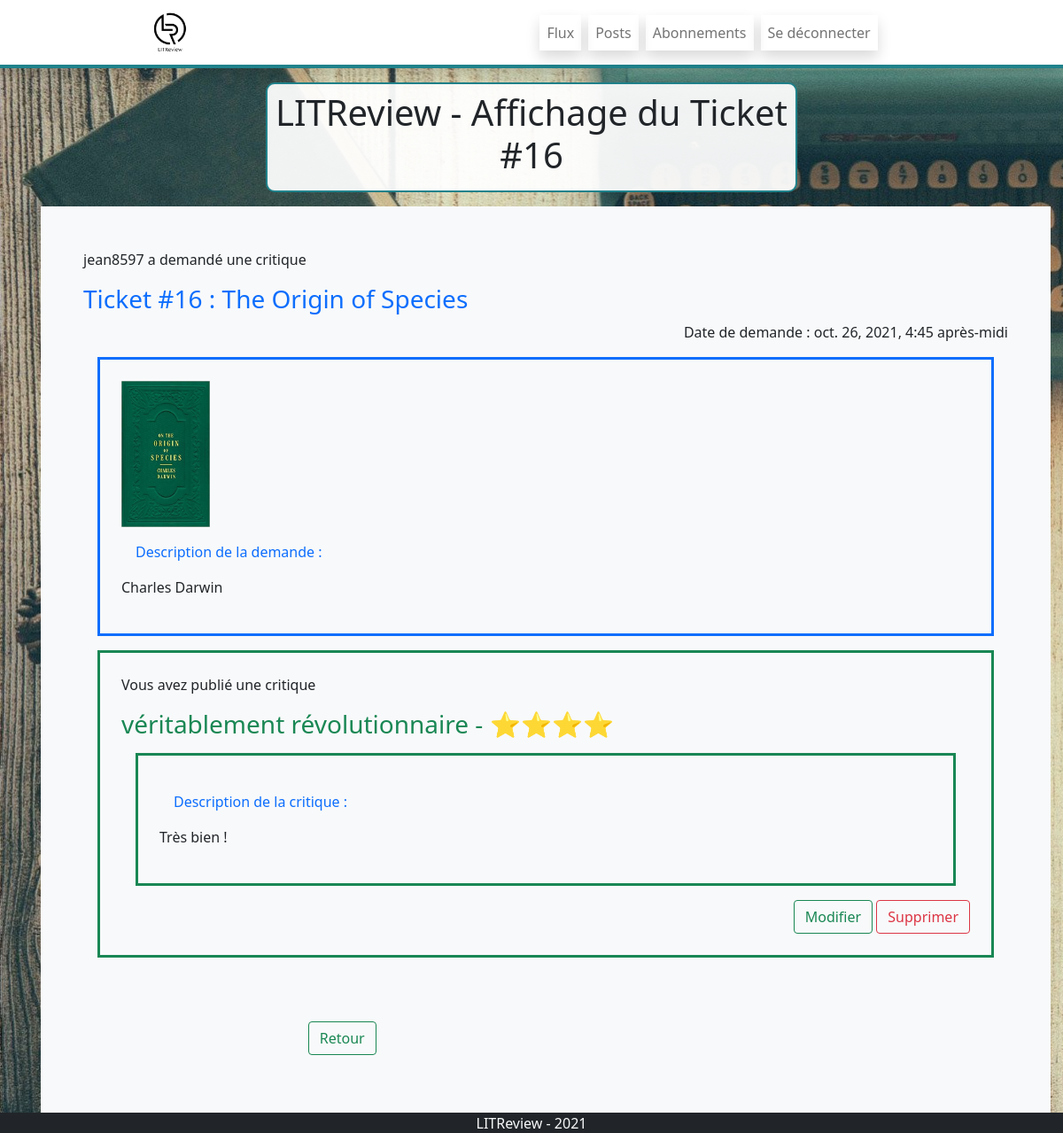
The app's page /ticket/16/ (signed in) with its own data.
### review/models.py (models this page shows, shortened)
class Ticket(models.Model):
    title = models.CharField(max_length=128, null=True,
                             blank=True, verbose_name="Titre du Ticket")
    description = models.TextField(max_length=2048, blank=True, null=True)
    user = models.ForeignKey(
        to=settings.AUTH_USER_MODEL, on_delete=models.CASCADE, blank=True, null=True)
    image = models.ImageField(null=True)
    time_created = models.DateTimeField(
        default=timezone.now)
    IMAGE_MAX_SIZE = (300, 300)

class Review(models.Model):
    ticket = models.ForeignKey(Ticket, on_delete=models.CASCADE)
    rating = models.PositiveSmallIntegerField(
        validators=[MinValueValidator(0), MaxValueValidator(5)], verbose_name="Note", help_text="Note attribuée à la critique")
    headline = models.CharField(
        max_length=128, blank=True, null=True,  verbose_name="Titre de Critique")
    body = models.TextField(max_length=8192, blank=True,
                            null=True,  verbose_name="Commentaire")
    user = models.ForeignKey(
        to=settings.AUTH_USER_MODEL, on_delete=models.CASCADE, blank=True, null=True)
    time_created = models.DateTimeField(
        default=timezone.now)

### authentication/models.py (models this page shows, shortened)
class User(AbstractUser):
    profile_photo = models.ImageField(
        verbose_name='Photo de profil', null=True)
    IMAGE_MAX_SIZE = (300, 300)

### review/views.py (the view)
# urls.py: path('ticket/<int:number_ticket>/', views.read_ticket, name='read_ticket'),
@ login_required
def read_ticket(request, number_ticket):
    ticket = get_object_or_404(models.Ticket, id=number_ticket)
    context = {"ticket": ticket, "number_ticket": number_ticket}
    review = models.Review.objects.filter(ticket_id=number_ticket)
    if review:
        ticket.review = review[0]
        context["review"] = review[0]
    return render(request, 'review/read_ticket.html', context)

### review/templates/review/read_ticket.html (shortened to what this page needs)
{% extends '_base.html' %}
{% load static %} {% block main_content %}
<div class="container col-12 col-md-9 col-lg-6 m-auto p-2 borderTitle">
  <div class="row">
    <div class="jumbotron text-center">
      <h1>LITReview - Affichage du Ticket #{{ticket.id}}</h1>
    </div>
  </div>
</div>
<div class="container">
  <div class="row">
    <div class="m-3 p-5 bg-light">
      {% if ticket %}
      <div>
        {% if request.user.id == ticket.user.id%}
        <p>Vous avez demandé une critique</p>
        {%else%}
        <p>{{ticket.user}} a demandé une critique</p>
        {% endif%}
        <a
          href="{% url 'review:read_ticket' number_ticket %}"
          style="color: inherit; text-decoration: none"
        >
          <h3 class="text-primary">
            Ticket #{{ ticket.id }} : {{ ticket.title }}
          </h3></a
        >
        <p class="text-end">Date de demande : {{ticket.time_created}}</p>
        <div class="border border-primary border-3 p-4 m-3">
          {% if ticket.image %}
          <img src="{{ ticket.image.url }}" width="100px" />
          {% endif %}
          <p class="text-primary m-3">Description de la demande :</p>
          <p>{{ ticket.description }}</p>
        </div>
        {% if ticket.review %}
        <div class="border border-success border-3 p-4 m-3">
          {% if request.user.id == review.user_id %}
          <p>Vous avez publié une critique</p>
          {% else %}
          <p>{{review.user_id}} a publié une critique</p>
          {% endif %}
          <h3 class="text-success">
            {{review.headline }} - {% if review.rating == 0 %} {%endif%}
            {% if review.rating == 4 %}⭐️⭐️⭐️⭐️{% endif%}
          </h3>
          <div class="border border-success border-3 p-4 m-3">
            <p class="text-primary m-3">Description de la critique :</p>
            <p>{{ review.body }}</p>
          </div>
          {% if request.user.id == review.user_id %}
          <div class="text-end">
            <button class="btn btn-outline-success">
              <a
                href="{% url 'review:modify_review' review.id %}"
                style="color: inherit; text-decoration: none"
                >Modifier
              </a>
            </button>
            <button class="btn btn-outline-danger">
              <a
                href="{% url 'review:delete_review' review.id %}"
                style="color: inherit; text-decoration: none"
                >Supprimer
              </a>
            </button>
          </div>
          {% endif %}
        </div>
        {% endif %}
        <div class="m-4 pt-5 d-flex flex-row justify-content-around">
          <div class="">
            <button class="btn btn-outline-success">
              <a
                href="javascript:history.back()"
                style="color: inherit; text-decoration: none"
                >Retour</a
              >
            </button>
          </div>
        </div>
      </div>
      {% endif%}
    </div>
  </div>
</div>
{% endblock main_content %}

### litreview_project/static/litreview_project/css/style.css (style rules this page uses)
.borderTitle { transition: all 300ms; background-color: #ffffffee; border: solid 2px #1F828B ; border-radius: 10px; display: block; }

### records on screen
Ticket: id "16", user "jean8597", title "The Origin of Species", time_created "oct. 26, 2021, 4:45 après-midi", image (picture), description "Charles Darwin"
Review: headline "véritablement révolutionnaire", body "Très bien !"
